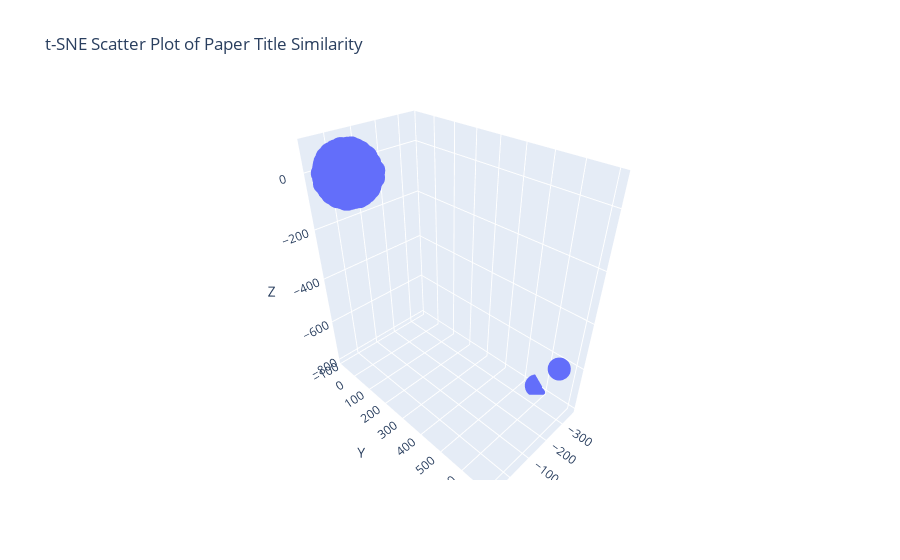

The cell this chart's notebook holds for it:
### Code cell
# Flatten the list of lists into a list of strings
flattened_titles = [' '.join(words) for words in preprocessed_titles]

# Convert the corpus to TF-IDF representation
vectorizer = TfidfVectorizer()
X = vectorizer.fit_transform(flattened_titles)

# Perform t-SNE dimensionality reduction
tsne = TSNE(n_components=3, random_state=42, init='random')
X_tsne = tsne.fit_transform(X)

# Create a DataFrame for the scatter plot
scatter_df = pd.DataFrame(X_tsne, columns=['X', 'Y', 'Z'])

# Create the scatter plot
fig = px.scatter_3d(scatter_df, x='X', y='Y', z='Z', title='t-SNE Scatter Plot of Paper Title Similarity')

# Show the plot
fig.show()

### Figure 1 — Plotly figure (JSON) as saved in the notebook; plotly's stock layout.template omitted (floating-point values rounded to 4 significant figures; data arrays with more than 128 entries replaced by an {"elided": "..."} marker saying what was removed)
{"data": [{"hovertemplate": "X=%{x}<br>Y=%{y}<br>Z=%{z}<extra></extra>", "legendgroup": "", "marker": {"color": "#636efa", "symbol": "circle"}, "mode": "markers", "name": "", "scene": "scene", "showlegend": false, "type": "scatter3d", "x": {"elided": "1242 float values"}, "y": {"elided": "1242 float values"}, "z": {"elided": "1242 float values"}}], "layout": {"legend": {"tracegroupgap": 0}, "scene": {"domain": {"x": [0, 1], "y": [0, 1]}, "xaxis": {"title": {"text": "X"}}, "yaxis": {"title": {"text": "Y"}}, "zaxis": {"title": {"text": "Z"}}}, "title": {"text": "t-SNE Scatter Plot of Paper Title Similarity"}}}
